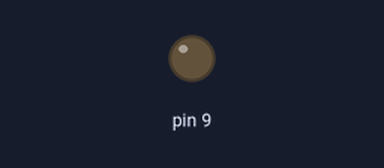
The sketch below on a simulated Arduino Uno, built with avr-gcc and run on an emulated ATmega328P. Shown: output pins drawn as LEDs (lit = HIGH).

Above: at 2.0 s.
At 4.7 s:
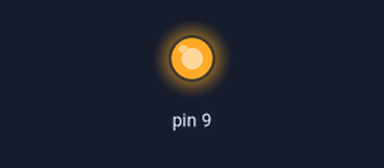
Timing chart, 0 to 5.5 s (numbered marks = the images above):
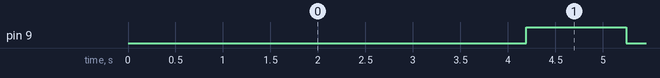

Measured:
- by itself, pin 9: alternates HIGH for 1.0 s and LOW for 3.1 s

The sketch:

Lab3.3.ino
```cpp
void setup () {
  DDRB |= 0x02;
  TCCR1A = 0b10000010;
  TCCR1B = 0b00011101;
  OCR1A = 16384;
  ICR1 = 65535;
}
void loop() {
}
```
